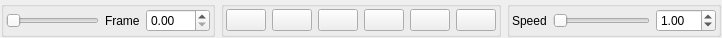
<?xml version="1.0" encoding="UTF-8"?>
<ui version="4.0">
 <class>ui::assets::studiomodel::Timeline</class>
 <widget class="QWidget" name="ui::assets::studiomodel::Timeline">
  <property name="geometry">
   <rect>
    <x>0</x>
    <y>0</y>
    <width>722</width>
    <height>31</height>
   </rect>
  </property>
  <property name="windowTitle">
   <string>Form</string>
  </property>
  <layout class="QHBoxLayout" name="horizontalLayout">
   <property name="leftMargin">
    <number>1</number>
   </property>
   <property name="topMargin">
    <number>1</number>
   </property>
   <property name="rightMargin">
    <number>1</number>
   </property>
   <property name="bottomMargin">
    <number>1</number>
   </property>
   <item>
    <widget class="QGroupBox" name="FrameBox">
     <property name="title">
      <string/>
     </property>
     <layout class="QHBoxLayout" name="horizontalLayout_4">
      <property name="spacing">
       <number>6</number>
      </property>
      <property name="leftMargin">
       <number>2</number>
      </property>
      <property name="topMargin">
       <number>2</number>
      </property>
      <property name="rightMargin">
       <number>2</number>
      </property>
      <property name="bottomMargin">
       <number>2</number>
      </property>
      <item>
       <widget class="QSlider" name="FrameSlider">
        <property name="sizePolicy">
         <sizepolicy hsizetype="Expanding" vsizetype="Preferred">
          <horstretch>0</horstretch>
          <verstretch>0</verstretch>
         </sizepolicy>
        </property>
        <property name="minimumSize">
         <size>
          <width>0</width>
          <height>0</height>
         </size>
        </property>
        <property name="orientation">
         <enum>Qt::Horizontal</enum>
        </property>
       </widget>
      </item>
      <item>
       <widget class="QLabel" name="label">
        <property name="text">
         <string>Frame</string>
        </property>
       </widget>
      </item>
      <item>
       <widget class="QDoubleSpinBox" name="FrameSpinner">
        <property name="minimumSize">
         <size>
          <width>50</width>
          <height>0</height>
         </size>
        </property>
        <property name="maximum">
         <double>100.000000000000000</double>
        </property>
       </widget>
      </item>
     </layout>
    </widget>
   </item>
   <item>
    <widget class="QGroupBox" name="FrameControlsBox">
     <property name="title">
      <string/>
     </property>
     <layout class="QHBoxLayout" name="horizontalLayout_2">
      <property name="leftMargin">
       <number>2</number>
      </property>
      <property name="topMargin">
       <number>2</number>
      </property>
      <property name="rightMargin">
       <number>2</number>
      </property>
      <property name="bottomMargin">
       <number>2</number>
      </property>
      <item>
       <widget class="QPushButton" name="Restart">
        <property name="toolTip">
         <string>Restart Sequence</string>
        </property>
        <property name="text">
         <string/>
        </property>
       </widget>
      </item>
      <item>
       <widget class="QPushButton" name="PreviousFrame">
        <property name="toolTip">
         <string>Previous Frame</string>
        </property>
        <property name="text">
         <string/>
        </property>
       </widget>
      </item>
      <item>
       <widget class="QPushButton" name="SkipFramesEarlier">
        <property name="toolTip">
         <string>Skip 5 Frames Earlier</string>
        </property>
        <property name="text">
         <string/>
        </property>
       </widget>
      </item>
      <item>
       <widget class="QPushButton" name="TogglePlayback">
        <property name="toolTip">
         <string>Play/Pause</string>
        </property>
        <property name="text">
         <string/>
        </property>
       </widget>
      </item>
      <item>
       <widget class="QPushButton" name="SkipFramesLater">
        <property name="toolTip">
         <string>Skip 5 Frames Later</string>
        </property>
        <property name="text">
         <string/>
        </property>
       </widget>
      </item>
      <item>
       <widget class="QPushButton" name="NextFrame">
        <property name="toolTip">
         <string>Next Frame</string>
        </property>
        <property name="text">
         <string/>
        </property>
       </widget>
      </item>
     </layout>
    </widget>
   </item>
   <item>
    <widget class="QGroupBox" name="FramerateBox">
     <property name="title">
      <string/>
     </property>
     <layout class="QHBoxLayout" name="horizontalLayout_3">
      <property name="leftMargin">
       <number>2</number>
      </property>
      <property name="topMargin">
       <number>2</number>
      </property>
      <property name="rightMargin">
       <number>2</number>
      </property>
      <property name="bottomMargin">
       <number>2</number>
      </property>
      <item>
       <widget class="QLabel" name="label_2">
        <property name="text">
         <string>Speed</string>
        </property>
       </widget>
      </item>
      <item>
       <widget class="QSlider" name="FramerateSlider">
        <property name="sizePolicy">
         <sizepolicy hsizetype="Expanding" vsizetype="Fixed">
          <horstretch>0</horstretch>
          <verstretch>0</verstretch>
         </sizepolicy>
        </property>
        <property name="minimumSize">
         <size>
          <width>0</width>
          <height>0</height>
         </size>
        </property>
        <property name="orientation">
         <enum>Qt::Horizontal</enum>
        </property>
       </widget>
      </item>
      <item>
       <widget class="QDoubleSpinBox" name="FramerateSpinner">
        <property name="sizePolicy">
         <sizepolicy hsizetype="Minimum" vsizetype="Fixed">
          <horstretch>0</horstretch>
          <verstretch>0</verstretch>
         </sizepolicy>
        </property>
        <property name="minimumSize">
         <size>
          <width>60</width>
          <height>0</height>
         </size>
        </property>
        <property name="value">
         <double>1.000000000000000</double>
        </property>
       </widget>
      </item>
     </layout>
    </widget>
   </item>
  </layout>
 </widget>
 <resources/>
 <connections/>
</ui>
